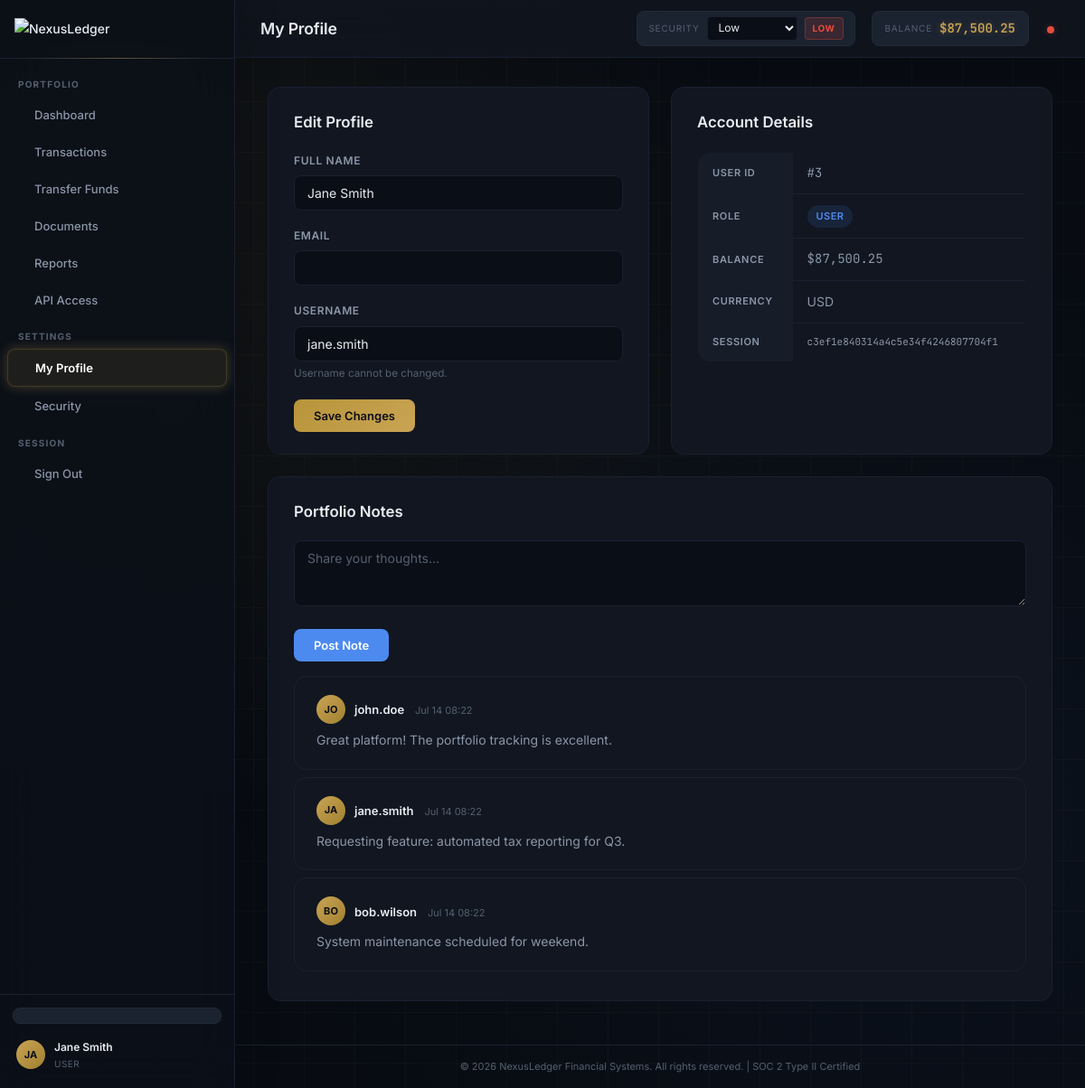
Screenshot of /profile.php (signed in) with the database file from the repository.
### tables this page shows
CREATE TABLE IF NOT EXISTS comments (
    id INT AUTO_INCREMENT PRIMARY KEY,
    user_id INT,
    username VARCHAR(50),
    comment TEXT,
    created_at TIMESTAMP DEFAULT CURRENT_TIMESTAMP,
    FOREIGN KEY (user_id) REFERENCES users(id)
);

### includes/auth.php (called while the page is built, shortened)
<?php
function current_user() {
    return [
        'id' => $_SESSION['user_id'] ?? null,
        'username' => $_SESSION['username'] ?? 'Guest',
        'full_name' => $_SESSION['full_name'] ?? 'Guest User',
        'role' => $_SESSION['role'] ?? 'user',
        'balance' => $_SESSION['balance'] ?? 0,
    ];
}

### profile.php (the view, shortened to what this page needs)
<?php
require_once __DIR__ . '/includes/db.php';
require_once __DIR__ . '/includes/page.php';
?>
<div class="grid grid-2">
    <div class="card">
        <div class="card-header"><span class="card-title">Edit Profile</span></div>
        <form method="POST">
            <div class="form-group">
                <label class="form-label">Full Name</label>
                <input type="text" name="full_name" class="form-control" value="<?php echo htmlspecialchars($_SESSION['full_name']); ?>">
            </div>
            <div class="form-group">
                <label class="form-label">Email</label>
                <input type="email" name="email" class="form-control" value="<?php echo htmlspecialchars(current_user()['email'] ?? ''); ?>">
            </div>
            <div class="form-group">
                <label class="form-label">Username</label>
                <input type="text" class="form-control" value="<?php echo $_SESSION['username']; ?>" disabled>
                <small class="text-muted">Username cannot be changed.</small>
            </div>
            <button type="submit" name="update_profile" value="1" class="btn btn-gold">Save Changes</button>
        </form>
    </div>
    <div class="card">
        <div class="card-header"><span class="card-title">Account Details</span></div>
        <table>
            <tr><th>User ID</th><td class="text-mono">#<?php echo $_SESSION['user_id']; ?></td></tr>
            <tr><th>Role</th><td><span class="badge badge-info"><?php echo ucfirst($_SESSION['role']); ?></span></td></tr>
            <tr><th>Balance</th><td class="text-mono">$<?php echo number_format($_SESSION['balance'], 2); ?></td></tr>
            <tr><th>Currency</th><td><?php echo $_SESSION['currency'] ?? 'USD'; ?></td></tr>
            <tr><th>Session</th><td class="text-mono" style="font-size:11px"><?php echo $_SESSION['session_id'] ?? ''; ?></td></tr>
        </table>
    </div>
</div>
<div class="card">
    <div class="card-header"><span class="card-title">Portfolio Notes</span></div>
    <form method="POST" class="mb-2">
        <div class="form-group">
            <textarea name="comment" class="form-control" rows="3" placeholder="Share your thoughts..." required></textarea>
        </div>
        <button type="submit" name="add_comment" value="1" class="btn btn-blue">Post Note</button>
    </form>
    <div id="comments-container">
    <?php
    $comments = $mysqli->query("SELECT * FROM comments ORDER BY created_at DESC LIMIT 20");
    while ($c = $comments->fetch_assoc()):
    ?>
    <div class="stat-card" style="margin-bottom:8px">
        <div style="display:flex;align-items:center;gap:10px;margin-bottom:6px">
            <div class="user-avatar"><?php echo strtoupper(substr($c['username'], 0, 2)); ?></div>
            <div>
                <span style="font-weight:600;color:var(--text);font-size:13px"><?php echo $c['username'];  ?></span>
                <span style="font-size:11px;color:var(--text-muted);margin-left:8px"><?php echo date('M d H:i', strtotime($c['created_at'])); ?></span>
            </div>
        </div>
        <p style="margin:0;color:var(--text-secondary)"><?php echo $c['comment'];  ?></p>
    </div>
    <?php endwhile; ?>
    </div>
</div>

### rows the page displays
comments: username "JO", username "john.doe", created_at "Jul 14 08:22", comment "Great platform! The portfolio tracking is excellent."
comments: username "JA", username "jane.smith", created_at "Jul 14 08:22", comment "Requesting feature: automated tax reporting for Q3."
comments: username "BO", username "bob.wilson", created_at "Jul 14 08:22", comment "System maintenance scheduled for weekend."

### other values shown
$label "PORTFOLIO"
$item['label'] "Dashboard"
$item['label'] "Transactions"
$item['label'] "Transfer Funds"
$item['label'] "Documents"
$item['label'] "Reports"
$item['label'] "API Access"
$label "SETTINGS"
$item['label'] "My Profile"
$item['label'] "Security"
$label "SESSION"
$item['label'] "Sign Out"
substr($user['full_name'], 0, 2) "JA"
$user['full_name'] "Jane Smith"
$user['role'] "USER"
